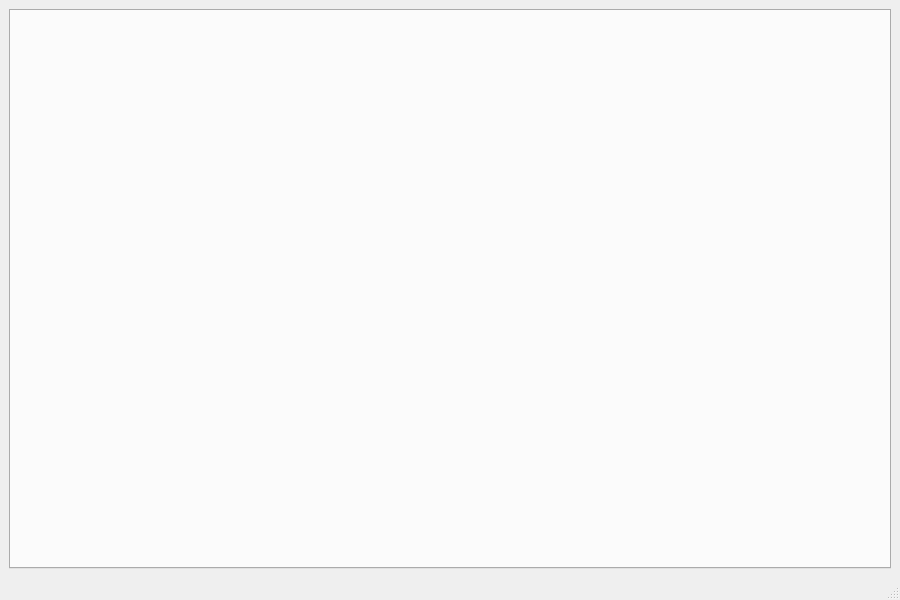
<?xml version="1.0" encoding="UTF-8"?>
<ui version="4.0">
 <class>MainWindow</class>
 <widget class="QMainWindow" name="MainWindow">
  <property name="geometry">
   <rect>
    <x>0</x>
    <y>0</y>
    <width>900</width>
    <height>600</height>
   </rect>
  </property>
  <property name="windowTitle">
   <string>Автозапчасти — Информационная система</string>
  </property>
  <widget class="QWidget" name="centralwidget">
   <layout class="QVBoxLayout" name="verticalLayout">
    <item>
     <widget class="QTabWidget" name="tabWidgetMain">
     </widget>
    </item>
   </layout>
  </widget>
  <widget class="QMenuBar" name="menubar">
   <property name="geometry">
    <rect>
     <x>0</x>
     <y>0</y>
     <width>900</width>
     <height>22</height>
    </rect>
   </property>
  </widget>
  <widget class="QStatusBar" name="statusbar"/>
 </widget>
 <resources/>
 <connections/>
</ui>
